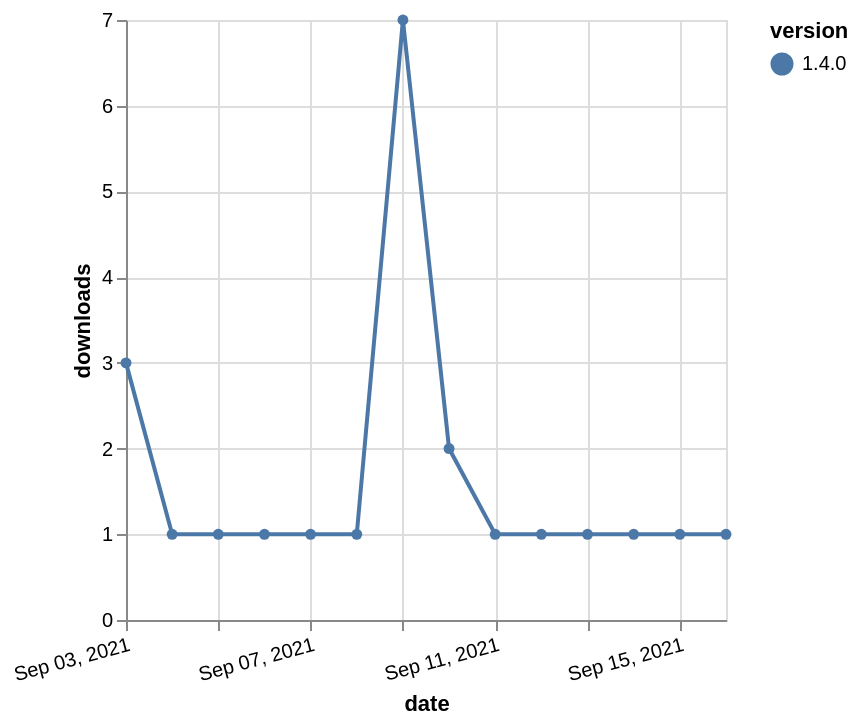

Vega-Lite specification for this chart:
### Vega-Lite specification from a JSON file in a GitHub repository (floating-point values rounded to 4 significant figures)
{"$schema": "https://vega.github.io/schema/vega-lite/v5.json", "description": "A simple bar chart with embedded data.", "data": {"values": [{"date": "2021-09-03", "total": 537, "delta": 3, "version": "1.4.0"}, {"date": "2021-09-04", "total": 538, "delta": 1, "version": "1.4.0"}, {"date": "2021-09-05", "total": 539, "delta": 1, "version": "1.4.0"}, {"date": "2021-09-06", "total": 540, "delta": 1, "version": "1.4.0"}, {"date": "2021-09-07", "total": 541, "delta": 1, "version": "1.4.0"}, {"date": "2021-09-08", "total": 542, "delta": 1, "version": "1.4.0"}, {"date": "2021-09-09", "total": 549, "delta": 7, "version": "1.4.0"}, {"date": "2021-09-10", "total": 551, "delta": 2, "version": "1.4.0"}, {"date": "2021-09-11", "total": 552, "delta": 1, "version": "1.4.0"}, {"date": "2021-09-12", "total": 553, "delta": 1, "version": "1.4.0"}, {"date": "2021-09-13", "total": 554, "delta": 1, "version": "1.4.0"}, {"date": "2021-09-14", "total": 555, "delta": 1, "version": "1.4.0"}, {"date": "2021-09-15", "total": 556, "delta": 1, "version": "1.4.0"}, {"date": "2021-09-16", "total": 557, "delta": 1, "version": "1.4.0"}]}, "width": "container", "mark": {"type": "line", "point": {"filled": true}}, "encoding": {"x": {"field": "date", "type": "temporal", "timeUnit": "yearmonthdate", "title": "date", "axis": {"labelAngle": -15}}, "y": {"field": "delta", "type": "quantitative", "title": "downloads"}, "color": {"field": "version", "type": "nominal"}, "tooltip": {"field": "delta"}}}
